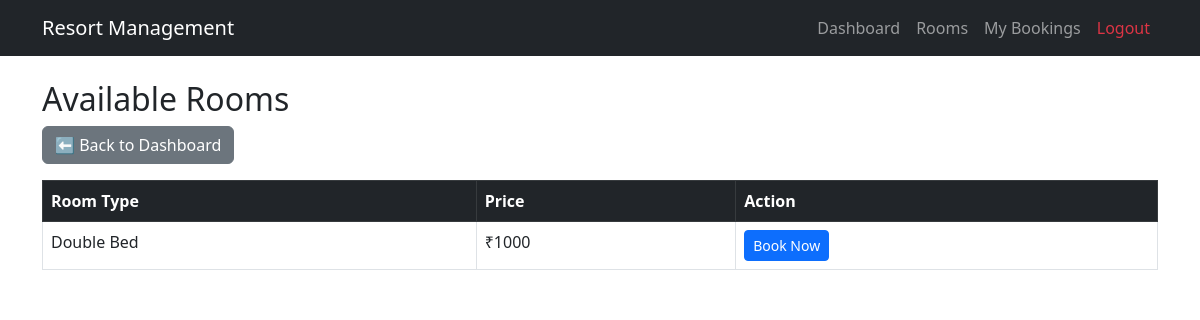
The app's page /rooms (signed in), older data.
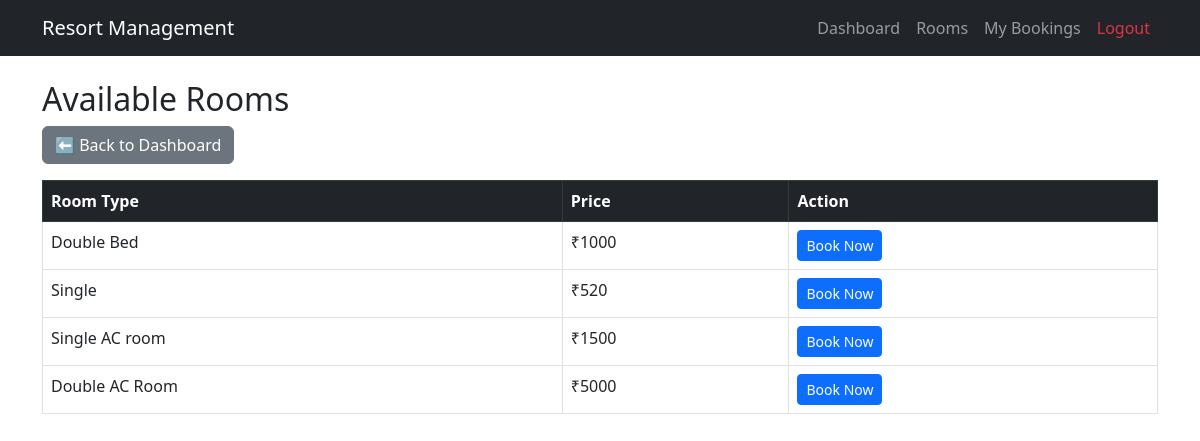
The same page, newer data.
### models.py (models this page shows)
class Room(db.Model):
    id = db.Column(db.Integer, primary_key=True)
    room_type = db.Column(db.String(50))
    price = db.Column(db.Integer)
    status = db.Column(db.String(20), default="Available")

### app.py (the view)
@app.route('/rooms')
def user_rooms():
    if 'user_id' not in session:
        return redirect('/login')
    rooms = Room.query.filter_by(status="Available").all()
    return render_template('user_rooms.html', rooms=rooms)

### templates/user_rooms.html (shortened to what this page needs)
{% extends 'base.html' %}
{% block content %}
<h2>Available Rooms</h2>
<a href="/dashboard" class="btn btn-secondary mb-3">
    ⬅ Back to Dashboard
</a>
<table class="table table-bordered table-hover">
    <thead class="table-dark">
        <tr>
            <th>Room Type</th>
            <th>Price</th>
            <th>Action</th>
        </tr>
    </thead>
    {% for room in rooms %}
    <tr>
        <td>{{ room.room_type }}</td>
        <td>₹{{ room.price }}</td>
        <td>
            <a href="/book/{{ room.id }}" class="btn btn-primary btn-sm">
                Book Now
            </a>
        </td>
    </tr>
    {% endfor %}
</table>
{% endblock %}

Row changes from the older to the newer data that the page shows:
added Room: room_type "Single", price "520"
added Room: room_type "Single AC room", price "1500"
added Room: room_type "Double AC Room", price "5000"
